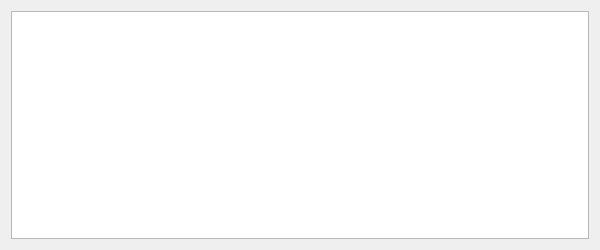
<?xml version="1.0" encoding="UTF-8"?>
<ui version="4.0">
 <class>Form</class>
 <widget class="QWidget" name="Form">
  <property name="geometry">
   <rect>
    <x>0</x>
    <y>0</y>
    <width>600</width>
    <height>250</height>
   </rect>
  </property>
  <property name="sizePolicy">
   <sizepolicy hsizetype="Maximum" vsizetype="Maximum">
    <horstretch>0</horstretch>
    <verstretch>0</verstretch>
   </sizepolicy>
  </property>
  <property name="windowTitle">
   <string>Эспрессо</string>
  </property>
  <layout class="QVBoxLayout" name="main_layout">
   <item>
    <layout class="QVBoxLayout" name="verticalLayout">
     <item>
      <widget class="QTableWidget" name="table"/>
     </item>
    </layout>
   </item>
  </layout>
 </widget>
 <resources/>
 <connections/>
</ui>
